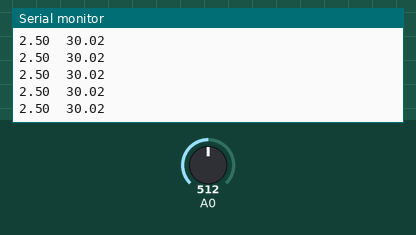
Simulated run of this sketch. Board: Arduino Uno, built with avr-gcc and run on an emulated ATmega328P. Parts: the last lines printed to the serial monitor. Inputs (shaded band) come from the test bench; at power-on: A0 = 512.

Above: at 1.2 s.
1.3 s: A0 set to 716
At 1.9 s:
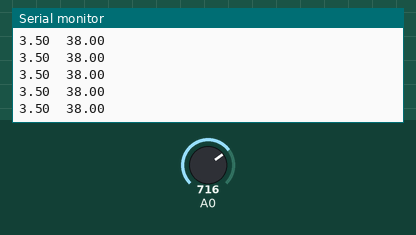
2.8 s: A0 set to 900
At 3.7 s:
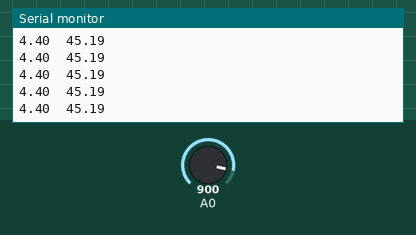
Timing chart, 0 to 5.8 s (numbered marks = the images above; inputs shaded):
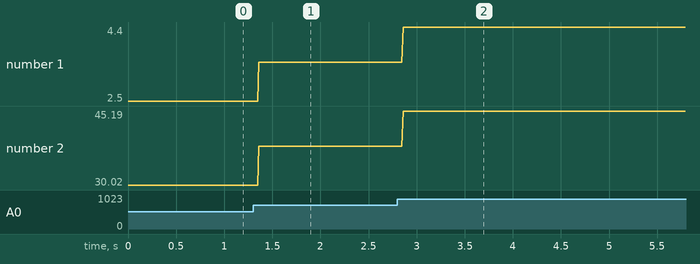

The sketch:

anaread.ino
```cpp
void setup()
{
  Serial.begin(9600);
  pinMode(A0,INPUT_PULLUP);
}

void loop()
{
  Serial.print((analogRead(A0)/1023.0)*5);Serial.print('\t');
  Serial.println(mapF(analogRead(A0),0,1023,10,50));
  delay(10);
}

float mapF(float x, float in_min, float in_max, float out_min, float out_max)
{
  return (x - in_min) * (out_max - out_min) / (in_max - in_min) + out_min;
}
```

Measured:
- after the input at 1.3 s, the serial monitor: prints a new line after 0.06 s (image 1)
- after the input at 2.8 s, the serial monitor: prints a new line after 0.06 s (image 2)
- plotted number 1: 2.5 → 3.5 after the input at 1.3 s, 3.5 → 4.4 after the input at 2.8 s
- plotted number 2: 30.02 → 38 after the input at 1.3 s, 38 → 45.19 after the input at 2.8 s
